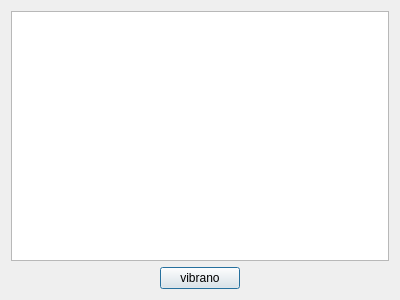
<?xml version="1.0" encoding="UTF-8"?>
<ui version="4.0">
 <class>gpiq_togxx</class>
 <widget class="QDialog" name="gpiq_togxx">
  <property name="windowModality">
   <enum>Qt::ApplicationModal</enum>
  </property>
  <property name="geometry">
   <rect>
    <x>0</x>
    <y>0</y>
    <width>400</width>
    <height>300</height>
   </rect>
  </property>
  <property name="windowTitle">
   <string>gpiq_togxx</string>
  </property>
  <layout class="QVBoxLayout" name="verticalLayout">
   <item>
    <widget class="QTableView" name="gpiq_togxx_g">
     <property name="selectionBehavior">
      <enum>QAbstractItemView::SelectRows</enum>
     </property>
    </widget>
   </item>
   <item>
    <layout class="QHBoxLayout" name="horizontalLayout">
     <item>
      <spacer name="horizontalSpacer_2">
       <property name="orientation">
        <enum>Qt::Horizontal</enum>
       </property>
       <property name="sizeHint" stdset="0">
        <size>
         <width>40</width>
         <height>20</height>
        </size>
       </property>
      </spacer>
     </item>
     <item>
      <widget class="QPushButton" name="gpiq_togxx_exit_c">
       <property name="text">
        <string>vibrano</string>
       </property>
      </widget>
     </item>
     <item>
      <spacer name="horizontalSpacer">
       <property name="orientation">
        <enum>Qt::Horizontal</enum>
       </property>
       <property name="sizeHint" stdset="0">
        <size>
         <width>40</width>
         <height>20</height>
        </size>
       </property>
      </spacer>
     </item>
    </layout>
   </item>
  </layout>
 </widget>
 <tabstops>
  <tabstop>gpiq_togxx_exit_c</tabstop>
  <tabstop>gpiq_togxx_g</tabstop>
 </tabstops>
 <resources/>
 <connections/>
</ui>
